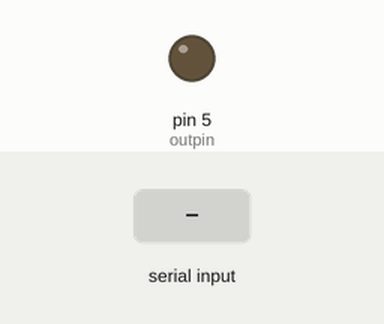
Recording of a sketch running on a simulated Arduino Uno, built with avr-gcc and run on an emulated ATmega328P. Parts: output pins drawn as LEDs (lit = HIGH). The inputs (shaded band) are chosen by the test bench.

Above: at 1.2 s.
1.3 s: byte 30 received over Serial
At 1.8 s:
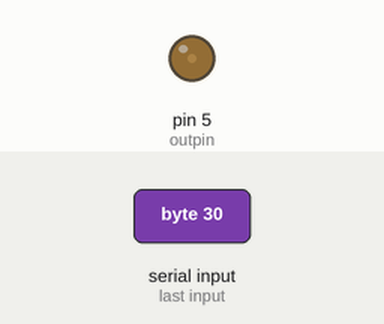
2.8 s: byte 90 received over Serial
At 4.1 s:
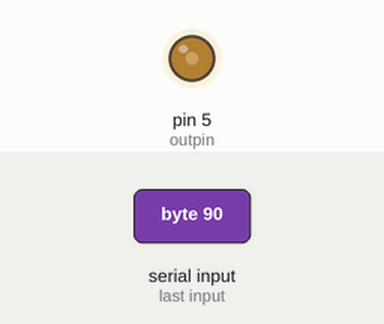
Timing chart, 0 to 5.8 s (numbered marks = the images above; inputs shaded):
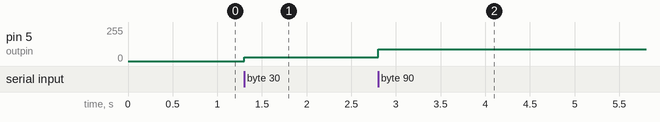

Measured:
- after the input at 1.3 s, pin 5 (outpin): 0/255 → 30/255 at once
- after the input at 2.8 s, pin 5 (outpin): 30/255 → 90/255 at once

The sketch:

basic_serial_input.ino
```cpp
/*
 Based on Dimmer example

 Demonstrates the sending data from the computer to the Arduino board,
 in this case to control the brightness of an LED.  The data is sent
 in individual bytes, each of which ranges from 0 to 255.  Arduino
 reads these bytes and uses them to set the brightness of the LED.
 (can be used for any PWM really)
 */

const int outpin = 5;      // by default pin 5/6 have higher freq PWM ~900

void setup()
{
  // initialize the serial communication:
  Serial.begin(9600);
  // initialize the ledPin as an output:
  pinMode(outpin, OUTPUT);
}

void loop() {
  byte brightness;

  // check if data has been sent from the computer:
  if (Serial.available()) {
    // read the most recent byte (which will be from 0 to 255):
    brightness = Serial.read();
    // set the brightness of the LED:
    analogWrite(outpin, brightness);
  }
}
```
